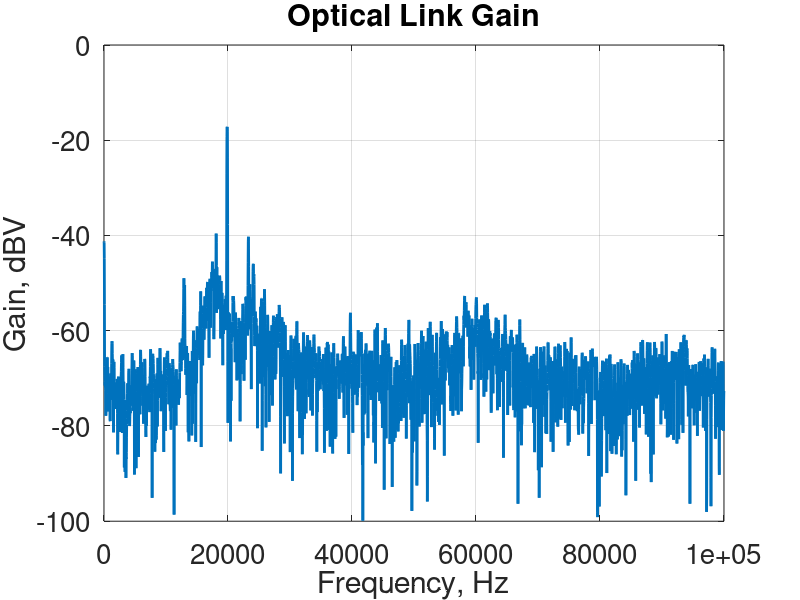
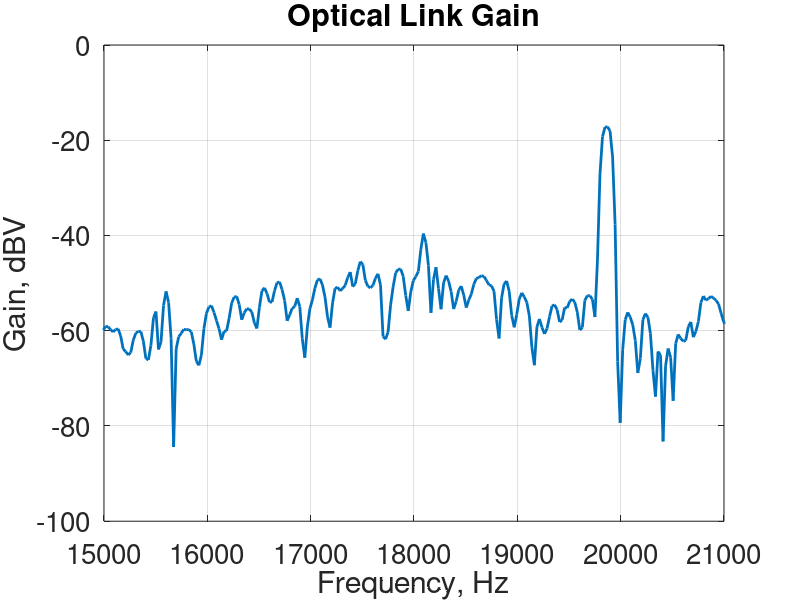

These charts were generated, in order, by the following MATLAB code:
%% ECE 342 - Derek Haas & Cameron Sullivan - Task 6 MATLAB

%% Transmitter current
close all;

data = csvread('optical_link_LED_current.csv');
time = data(:,1);
current = data(:, 2) / 100;

plot(time * 1e6, current * 1e3, 'linewidth', 2);
set(gca, 'fontsize', 20);
title('Optical Link Transmitter LED Current');
xlabel('Time, microseconds');
ylabel('LED Current, mA');
grid on;
xlim([0, 250]);

%% Receiver time domain signal
close all;

data = csvread('optical_link_time_FINAL.csv');
time = data(:,1);
voltage = data(:, 2);

plot(time * 1e6, voltage, 'linewidth', 2);
set(gca, 'fontsize', 20);
title('Optical Link Transmitter Signal');
xlabel('Time, microseconds');
ylabel('Output Voltage, V');
grid on;
xlim([0, 250]);

%% Receiver spectrum analyzer output
close all;

data = csvread('optical_link_SNR_FINAL.csv');
frequency = data(:,1);
gain = data(:, 2);

plot(frequency, gain, 'linewidth', 2);
set(gca, 'fontsize', 20);
title('Optical Link Gain');
xlabel('Frequency, Hz');
ylabel('Gain, dBV');
grid on;

figure(2);
plot(frequency, gain, 'linewidth', 2);
set(gca, 'fontsize', 20);
title('Optical Link Gain');
xlabel('Frequency, Hz');
ylabel('Gain, dBV');
grid on;
xlim([15e3, 21e3]);
